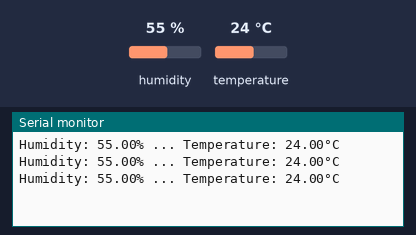
Bench run of a sketch on a simulated Arduino Uno, built with avr-gcc and run on an emulated ATmega328P. Shown: the last lines printed to the serial monitor. The test bench sets the inputs (shaded band); at power-on: humidity 55 %, temperature 24 °C.

Above: at 2.8 s.
2.9 s: humidity set to 22 %
At 5.5 s:
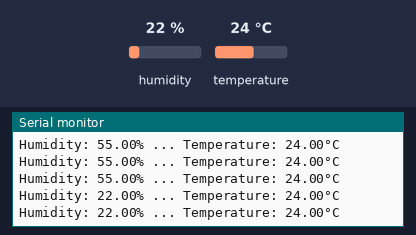
5.6 s: temperature set to 12 °C
At 7.5 s:
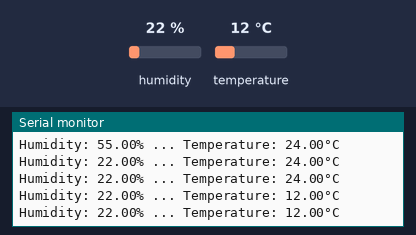
8.3 s: humidity set to 40 %
At 10.0 s:
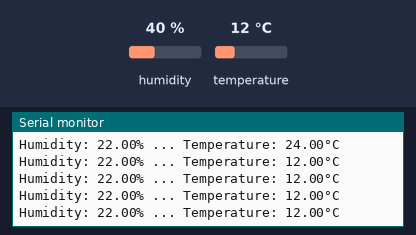
Timing chart, 0 to 11.5 s (numbered marks = the images above; inputs shaded):
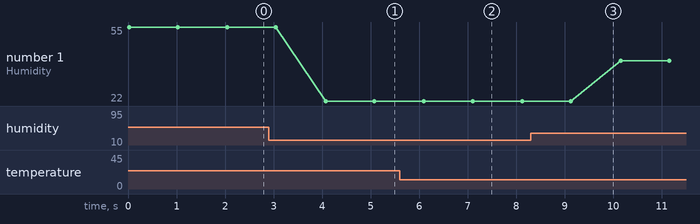

Measured:
- after the input at 2.9 s, the serial monitor: prints a new line after 1.2 s (image 1)
- after the input at 5.6 s, the serial monitor: prints a new line after 0.50 s (image 2)
- plotted number 1: 55 → 22 after the input at 2.9 s, 22 → 40 after the input at 8.3 s

The sketch:

humidity_test.ino
```cpp
#include <DHT.h>

#define DHT_GPIO 30

DHT dht(DHT_GPIO, DHT11);

void setup() {
  // put your setup code here, to run once:
  Serial.begin(9600);
  dht.begin();
}

void loop() {
  // put your main code here, to run repeatedly:
  float humidity = dht.readHumidity();
  float temperature = dht.readTemperature();

  Serial.print("Humidity: ");
  Serial.print(humidity);
  Serial.print("% ... ");

  Serial.print("Temperature: ");
  Serial.print(temperature);
  Serial.println("°C");

  delay(1000);
}
```
